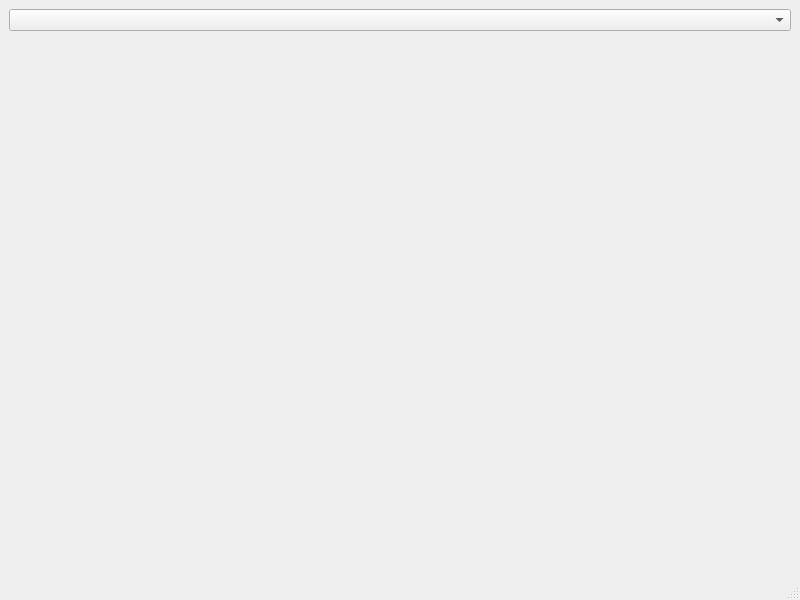
<?xml version="1.0" encoding="UTF-8"?>
<ui version="4.0">
 <class>MainWindow</class>
 <widget class="QMainWindow" name="MainWindow">
  <property name="geometry">
   <rect>
    <x>0</x>
    <y>0</y>
    <width>800</width>
    <height>600</height>
   </rect>
  </property>
  <property name="windowTitle">
   <string>MainWindow</string>
  </property>
  <widget class="QWidget" name="centralwidget">
   <layout class="QVBoxLayout" name="verticalLayout">
    <item>
     <widget class="QComboBox" name="iconsComboBox"/>
    </item>
    <item>
     <spacer name="verticalSpacer">
      <property name="orientation">
       <enum>Qt::Vertical</enum>
      </property>
      <property name="sizeHint" stdset="0">
       <size>
        <width>20</width>
        <height>40</height>
       </size>
      </property>
     </spacer>
    </item>
   </layout>
  </widget>
  <widget class="QMenuBar" name="menubar">
   <property name="geometry">
    <rect>
     <x>0</x>
     <y>0</y>
     <width>800</width>
     <height>23</height>
    </rect>
   </property>
  </widget>
  <widget class="QStatusBar" name="statusbar"/>
 </widget>
 <resources/>
 <connections/>
</ui>
